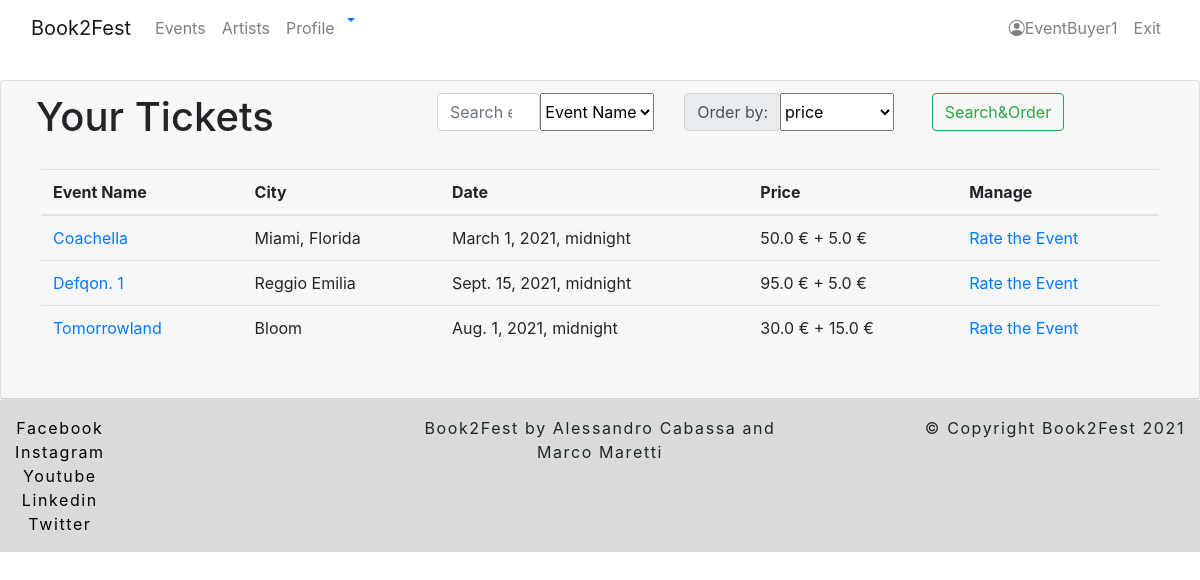
/book2fest/ticket/list (signed in), run on the app's committed database.
### book2fest/models.py (models this page shows, shortened)
class Ticket(models.Model):
    seat = models.OneToOneField(Seat, related_name='ticket_seat', on_delete=models.CASCADE)
    user = models.ForeignKey(UserProfile, related_name="ticket_user", on_delete=models.CASCADE)
    delivery = models.ForeignKey(Delivery, related_name='ticket_delivery', on_delete=models.CASCADE)

class Seat(models.Model):
    event = models.ForeignKey(EventProfile, related_name='seat_event', on_delete=models.CASCADE)
    name = models.CharField(max_length=32)
    row = models.CharField(max_length=1, blank=True)
    number = models.CharField(max_length=4, blank=True)
    price = models.FloatField()
    available = models.BooleanField(default=True)
    seat_type = models.ForeignKey(SeatType, related_name='seat_type', on_delete=models.CASCADE)

class EventProfile(models.Model):
    user = models.ForeignKey(OrganizerProfile, related_name='event_user', on_delete=models.CASCADE)
    event_name = models.CharField(max_length=60)
    brief_description = models.TextField()
    description = models.TextField()
    artist_list = models.ManyToManyField(Artist)
    city = models.CharField(max_length=32)
    province = models.CharField(max_length=2)
    cap = models.CharField(max_length=5)
    country = models.CharField(max_length=32)
    address = models.CharField(max_length=32)
    how_to_reach = models.CharField(max_length=300)
    max_capacity = models.IntegerField()
    seats_available = models.IntegerField(default=None, blank=True, null=True)
    avg_rating = models.FloatField(default=None, blank=True, null=True)
    event_start = models.DateTimeField()
    event_end = models.DateTimeField()
    services = models.ManyToManyField(Service)
    cancelled = models.BooleanField(default=False)

class Delivery(models.Model):
    name = models.CharField(max_length=32)
    overprice = models.FloatField()
    delivery_time = models.DurationField()
    class Meta:
        verbose_name_plural = 'Deliveries'

### book2fest/views.py (the view, shortened to what this page needs)
# urls.py: path('ticket/list', UserTicketList.as_view(), name='ticket-list' ),
class UserTicketList(LoginRequiredMixin, UserRequiredMixin, ListView):
    model = Ticket
    template_name = "book2fest/ticket/list.html"
    def get_context_data(self, *, object_list=None, **kwargs):
        context = super(UserTicketList, self).get_context_data(**kwargs)
        context['order_filters'] = ['event_name', 'event_start', 'price']
        return context
    def get_queryset(self):
        query = self.request.GET.get('search', None)
        filter = self.request.GET.get('search-filter', None)
        order = self.request.GET.get('order-filter', None)
        ordering = "seat__event__event_name"
        if order == "event_name":
            ordering = "seat__event__event_name"
        if order == "event_start":
            ordering = "seat__event__event_start"
        if order == "price":
            ordering = "seat__price"
        tickets = Ticket.objects.all().filter(user=self.profile).order_by(ordering)
        return tickets

### book2fest/mixin.py (called while the page is built)
    def dispatch(self, request, *args, **kwargs):
        try:
            self.profile = UserProfile.objects.get(user=request.user)
            return super().dispatch(request, *args, **kwargs)
        except ObjectDoesNotExist:
            messages.error(request, "You have no authorization to access this page.")
            return redirect('book2fest:organizer-profile')

### book2fest/templates/book2fest/ticket/list.html (shortened to what this page needs)
{% extends 'base_list.html' %}
{% block content_title %}Your Tickets{% endblock %}
{% block thead %}
    <th>Event Name</th>
    <th>City</th>
    <th>Date</th>
    <th>Price</th>
    <th>Manage</th>
{% endblock %}
{% block tbody %}
    {% for ticket in object_list  %}
        <tr>
            <td><a href="{% url 'book2fest:event-detail' ticket.seat.event.pk %}">{{ ticket.seat.event.event_name }}</a></td>
            <td>{{ ticket.seat.event.city }}</td>
            <td>{{ ticket.seat.event.event_start }}</td>
            <td>{{ ticket.seat.price}} &euro; + {{ ticket.delivery.overprice}} &euro;</td>
            <td><a href="{% url 'book2fest:ticket-manage' ticket.pk %}">Rate the Event</a></td>
        </tr>
    {% endfor %}
{% endblock %}

### templates/navbar.html (shortened to what this page needs)
{% load notifications_tags %}
<header>
    <nav class="navbar navbar-expand-md navbar-light bg-white fixed-top">
        <div class="container-fluid">
            <a class="navbar-brand" href="{% url 'homepage' %}">Book2Fest</a>
            <div class="navbar-collapse collapse justify-content-between " id="navbarCollapse">
                <ul class="navbar-nav me-auto mb-2 mb-md-0 ">
                    <li class="nav-item">
                        <a class="nav-link" aria-current="page" href="{% url 'book2fest:event-list' %}">Events</a>
                    </li>
                    <li class="nav-item">
                        <a class="nav-link" href="{% url 'book2fest:artist-list' %}">Artists</a>
                    </li>
                    <li class="nav-item">
                        <a class="nav-link" href="{% url 'book2fest:profile' %}">Profile</a>
                    </li>
                    <li class="dropdown">
                        <a href="#" class="dropdown-toggle" data-toggle="dropdown">
                        </a>
                    </li>
                </ul>
                <ul class="navbar-nav">
                    <li class="nav-item">
                        {% if not user.is_authenticated %}
                            <ul class="navbar-nav me-auto mb-2 mb-md-0 ">
                                <li class="nav-item">
                                    <a class="nav-link" href="{% url 'login' %}">Log in</a>
                                </li>
                                <li>
                                    <a class="nav-link" href="{% url 'user-create' %}">Register</a>
                                </li>
                            </ul>
                        {% else %}
                            <ul class="navbar-nav me-auto mb-2 mb-md-0 ">
                                <li class="nav-item">
                            <a class="nav-link" href="{% url 'book2fest:profile' %}"><i class="bi bi-person-circle"></i>{{ user.username }}</a>
                                </li>
                                <li>
                                    <a class="nav-link" href="{% url 'logout' %}">Exit</a>
                                </li>
                            </ul>
                        {% endif %}
                    </li>
                </ul>
            </div>
        </div>
    </nav>
</header>

### static/css/main.css (style rules this page uses)
body { margin-top: 5rem; overflow-x: hidden; }

### data on the page
Ticket: seat.event.event_name "Coachella", seat.event.city "Miami, Florida", seat.event.event_start "March 1, 2021, midnight", seat.price "50.0", delivery.overprice "5.0"
Ticket: seat.event.event_name "Defqon. 1", seat.event.city "Reggio Emilia", seat.event.event_start "Sept. 15, 2021, midnight", seat.price "95.0", delivery.overprice "5.0"
Ticket: seat.event.event_name "Tomorrowland", seat.event.city "Bloom", seat.event.event_start "Aug. 1, 2021, midnight", seat.price "30.0", delivery.overprice "15.0"

### other printed values
{{ user.username }} "EventBuyer1"
form field order-filter "price"
